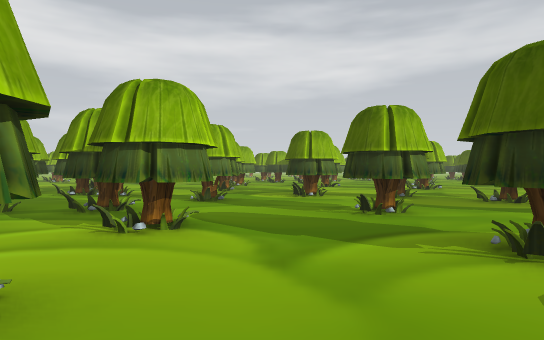
View 1 (above)

24 first-person views from a walk through a Unity game level. The camera is 1.5 m above the floor, looks level and sees 75° across. The floor is counted in squares, 2 m on a side. Each view is taken from the middle of a square. On the plan, view 1 faces up. The plan holds only what a view shows up to about 11 squares ahead; the rest is blank. The place goes on beyond the plan. Some animated figures are not drawn.

View 2
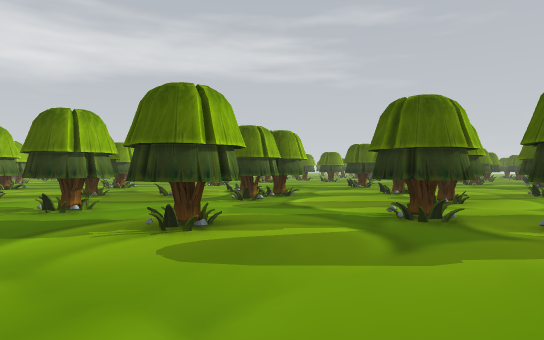

View 3
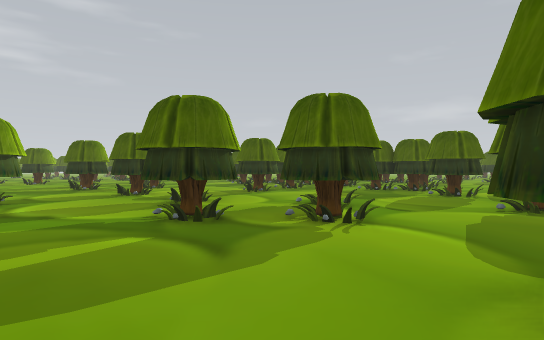

View 4
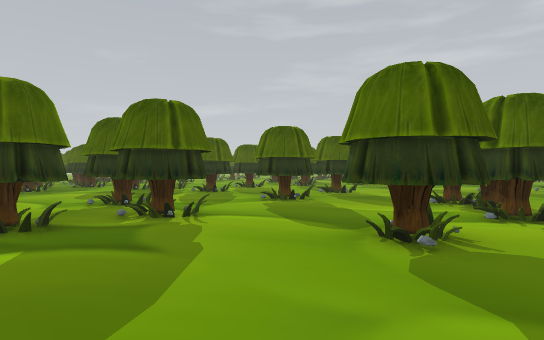

View 5
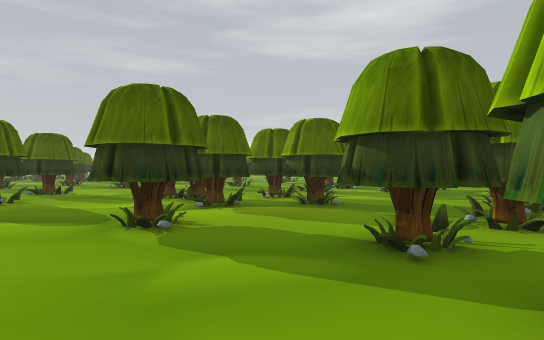

View 6
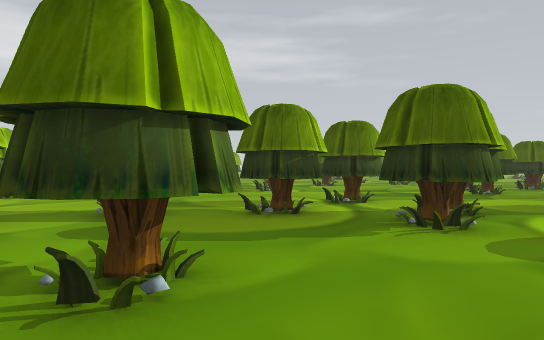

View 7
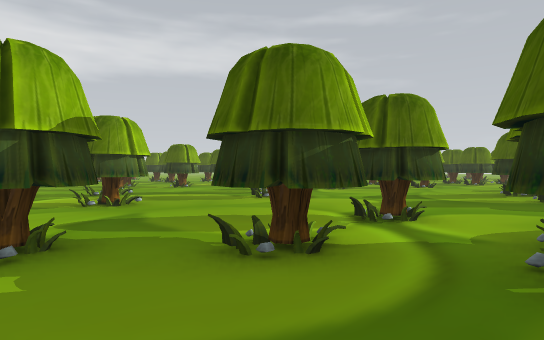

View 8
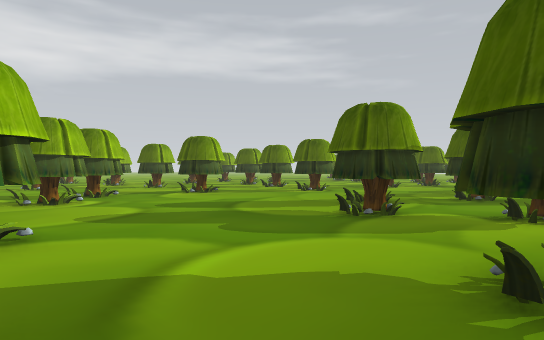

View 9
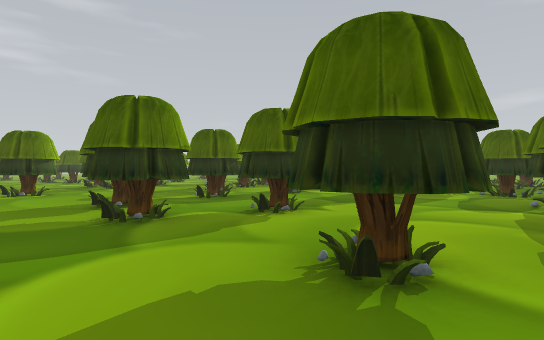

View 10
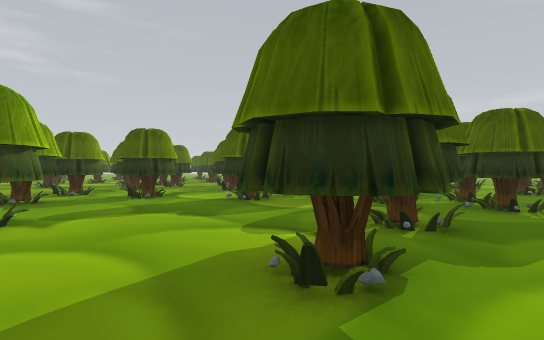

View 11
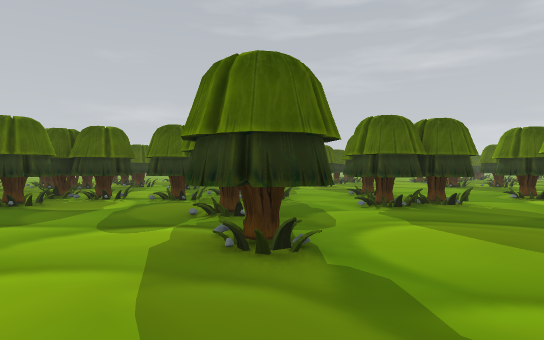

View 12
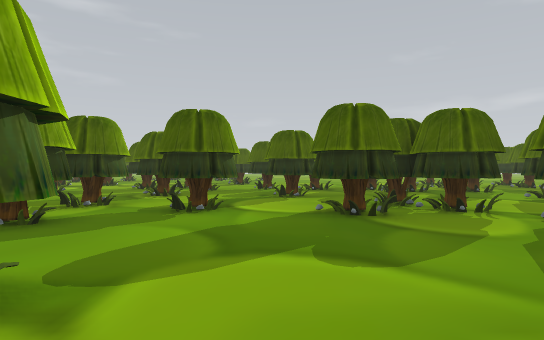

View 13
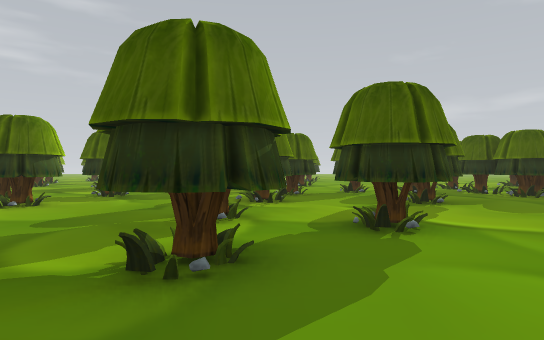

View 14
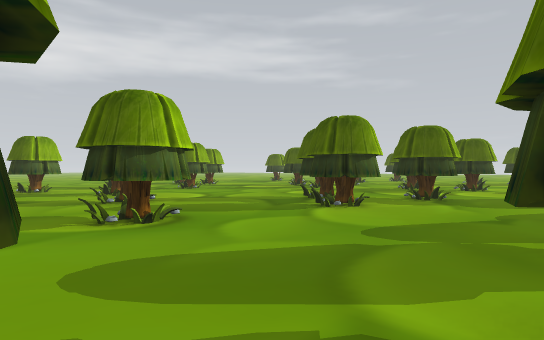

View 15
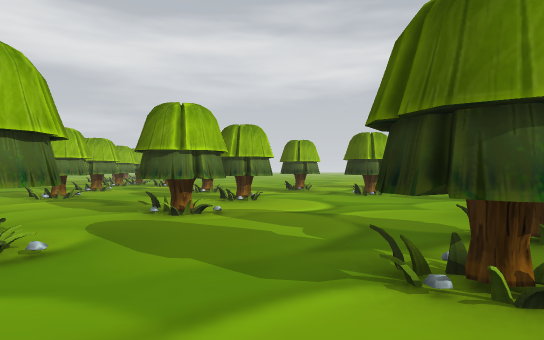

View 16
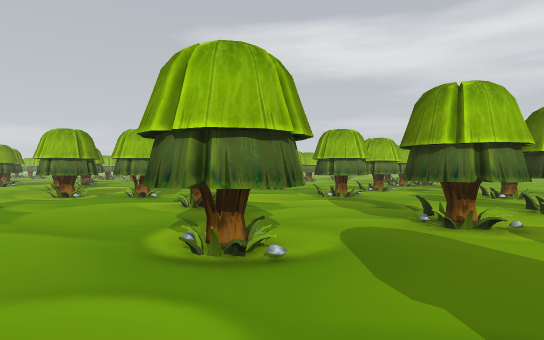

View 17
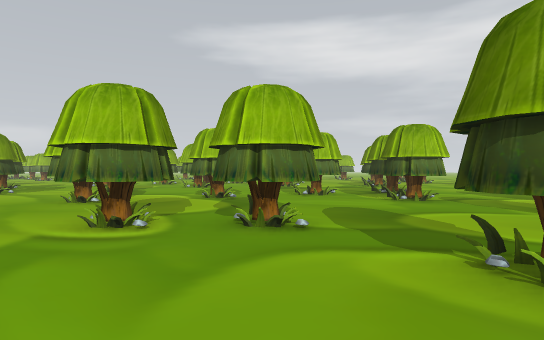

View 18
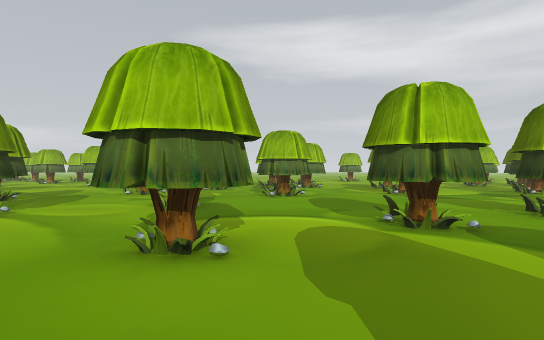

View 19
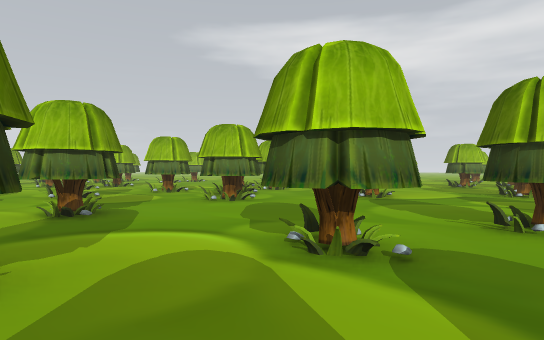

View 20
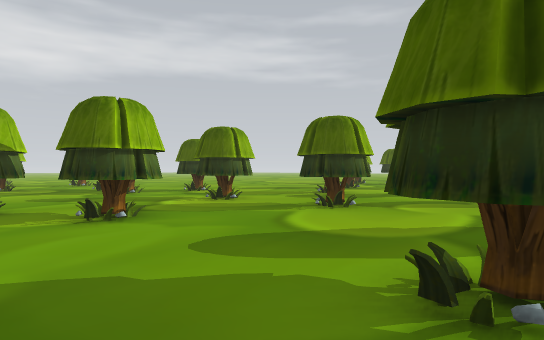

View 21
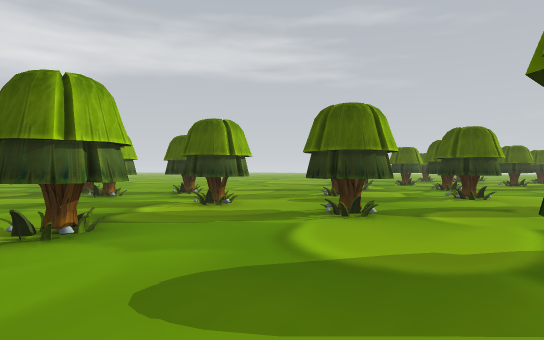

View 22
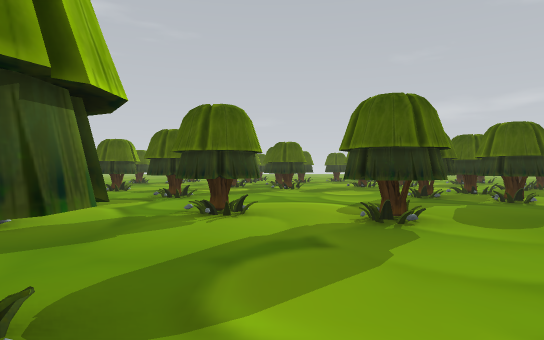

View 23
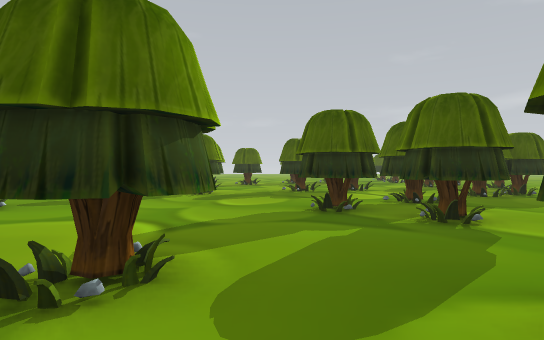

View 24
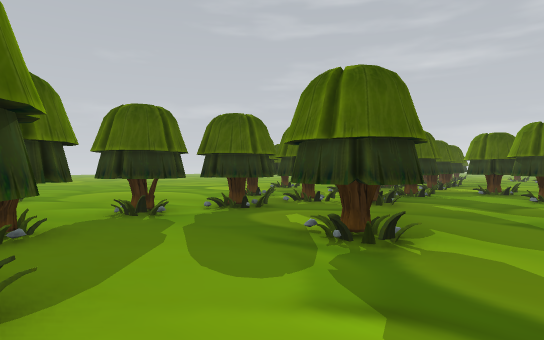

### Floor plan
Key: @ floor where view 1 was taken; # wall or solid block; x gap in a wall; . floor; T thing the floor can be seen under or through.
Columns run from 7 left of view 1 to 26 right of it. Each row starts with its distance up from view 1.
 20       ...#.....##.##...........#..
 19      ....#.....##.....##..........
 18      .................##...#......
 17    ..##.......#...................
 16    ......##.......................
 15    ...............##......##......
 14    ..........#....##..#...........
 13      #..##.......#............##..
 12           ...............##..###..
 11 .##   ..  ...................##.##
 10 .###....#.##....................#.
  9  ....##.....##.#..................
  8  ...........##.#......##..........
  7   #.#....#..........##...#.##.....
  6   #.#....#...###.........#.x..##.#
  5     .##..............##....#.....#
  4     .##...........#........#......
  3     .....##...................#..#
  2      #......##.##.........# ..#..#
  1      #......##.....##.....###....#
  0     .##@....x......##.....TT#....#
 -1     ###.....##x#......#..TTT....##
 -2     #...##...............T......##
 -3   ##...................####......
 -4   ##....#...........##.####..#..##
 -5   #...#.#....##..##.#....... #...
 -6   .....#.##......#..x.##. .. ###.

Positions as (right, up) in squares from view 1, and headings:
1: (0, 0), facing up
2: (0, -1), facing up-right
3: (0, 0), facing right
4: (0, 2), facing down-right
5: (0, 3), facing down
6: (1, 4), facing up-right
7: (3, 6), facing up-right
8: (8, 4), facing up-right
9: (8, 5), facing right
10: (10, 1), facing right
11: (10, 3), facing down-right
12: (13, 3), facing right
13: (15, 6), facing right
14: (16, 7), facing up-right
15: (21, 9), facing up
16: (21, 10), facing up-left
17: (15, 11), facing up-left
18: (9, 12), facing up-left
19: (9, 14), facing up-left
20: (9, 14), facing up-right
21: (10, 15), facing up-right
22: (14, 17), facing right
23: (17, 14), facing right
24: (21, 6), facing down-right
